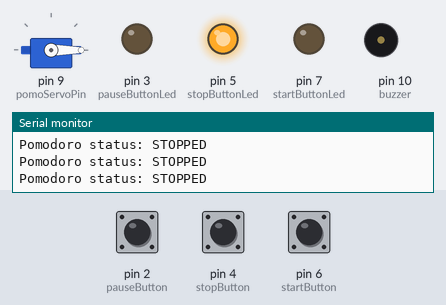
The sketch below on a simulated Arduino Uno, built with avr-gcc and run on an emulated ATmega328P. Parts: servo, output pins drawn as LEDs (lit = HIGH), buzzer (waves = sounding), the last lines printed to the serial monitor. The test bench sets the inputs (shaded band); at power-on: pin 6 (startButton) LOW, pin 2 (pauseButton) LOW, pin 4 (stopButton) LOW.

Above: at 2.8 s.
2.9 s: pin 6 (startButton) pulled HIGH for 1.2 s
At 5.0 s:
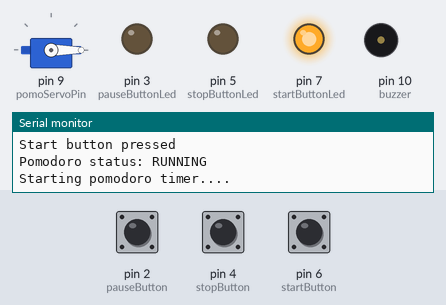
5.6 s: pin 2 (pauseButton) pulled HIGH for 1.2 s
At 7.3 s:
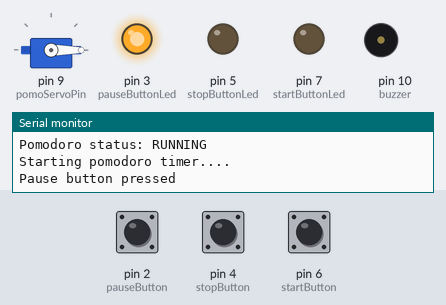
8.3 s: pin 6 (startButton) pulled HIGH for 3.2 s
At 9.4 s:
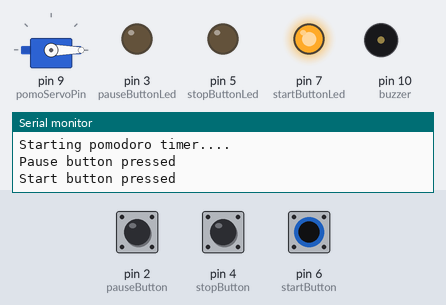
13.0 s: pin 4 (stopButton) pulled HIGH for 1.2 s
At 13.5 s:
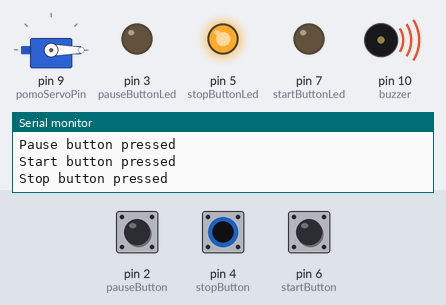
Timing chart, 0 to 16.0 s (numbered marks = the images above; inputs shaded):
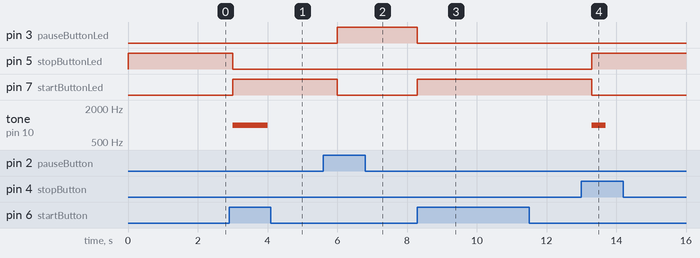

Measured:
- after the input at 2.9 s, pin 5 (stopButtonLed): HIGH → LOW after 0.10 s; pin 7 (startButtonLed): LOW → HIGH after 0.10 s; tone on pin 10 (buzzer): silent → 1000 Hz after 0.10 s, → silent 1.0 s later
- after the input at 5.6 s, pin 3 (pauseButtonLed): LOW → HIGH after 0.40 s; pin 7 (startButtonLed): HIGH → LOW after 0.40 s
- after the input at 8.3 s, pin 3 (pauseButtonLed): HIGH → LOW at once; pin 7 (startButtonLed): LOW → HIGH at once
- after the input at 13.0 s, pin 5 (stopButtonLed): LOW → HIGH after 0.30 s; pin 7 (startButtonLed): HIGH → LOW after 0.30 s; tone on pin 10 (buzzer): silent → 1000 Hz after 0.30 s, → silent 0.40 s later

The sketch:

pomodoro_timer.ino
```cpp
/* Pomodoro Timer
 *  by Thomas Juma <http://www.campfossa.org>
 *
 *  The pomodoro technique is a time management method that uses a timer to break down
 *  work into intervals, traditionally 25 minutes in length, seperated by short breaks.
 *  Each interval is known as a pomodoro.
 *
 *  This timer should allow you to do the following:
 *  1. Start the pomodoro timer
 *  2. Stop the pomodoro timer
 *  3. Pause the pomodoro timer
 *  5. Get notified when a work interval has ended
 *  6. Get notified when a short or long break has ended
 *  7. See the number of pomodoros you've achieved at any time
 *
 */
#include <Servo.h>

// Here we have a servo that should turns a circular top kind of like a clock or timer.
// The servo helps us indicate how far along a pomodoro you are. It should count from 25
// minutes to 0 and then reset back to 0. If we are on a short break it should count from 5 to
// 0 and for the long break it should count from 15 to 0.
Servo pomoServo;

// The pin that the servo signal is connected to
int pomoServoPin = 9;

// The length of one pomodoro work interval (25 minutes by tradition)
int pomodoroLength = 25;

// The length of one short break interval (5 minutes by tradition)
int shortBreakLength = 5;

// The number of pomodoros before taking a long break
int longBreakAfter = 4;

// The length of one long break interval (15 minutes by tradition)
int longBreakLength = 15;

// A counter to keep track of the number of pomodoros achieved and short or long breaks taken
int pomodoros = 0;
int shortBreaks = 0;
int longBreaks = 0;

// How many seconds in a minute. (During testing I would adjust this to make it shorter)
int minuteDuration = 60;

// The timer
int timer = 0;
int minutes = 0;
int breaks = 0;

// Number of servo steps to make per minute
int minuteSteps = 6; // 360 degrees divide by 60

// Position of where the interval timers begin on the circular rotating disc
int pomodoroStart = 0;
int shortBreakStart = 0;
int longBreakStart = 0;

// Pomodoro states (Allows us to pause the timer, stop the timer or reset everything)
int statusStopped = 0;
int statusRunning = 1;
int statusPaused = 11;

int pomodoroStatus = 0;

// Start button
int startButton = 6;
int startButtonLed = 7;

// Pause button
int pauseButton = 2;
int pauseButtonLed = 3;

// Stop button
int stopButton = 4;
int stopButtonLed = 5;

// Buzzer
int buzzer = 10;

void setup() {
  // Attach our servo object to the output pin
  pomoServo.attach(pomoServoPin);

  // Always reset to position 0 when the script starts
  pomoServo.write(0);

  // Initialize the buttons and their leds
  pinMode(startButton, INPUT);
  pinMode(startButtonLed, OUTPUT);

  pinMode(pauseButton, INPUT);
  pinMode(pauseButtonLed, OUTPUT);

  pinMode(stopButton, INPUT);
  pinMode(stopButtonLed, OUTPUT);

  // Initialize the buzzer
  pinMode(buzzer, OUTPUT);

  // Start serial for logging purposes
  Serial.begin(9600);

  // Set the default status of the pomodoro when the device is booted
  pomodoroStatus = statusStopped;
  digitalWrite(stopButtonLed, HIGH);
}

void loop() {
  // Wait for the user to press and hold the start button inorder to start the timer
  // Otherwise display status stopped

  // Start the pomodoro timer in the next loop
  if (digitalRead(startButton) == HIGH) {
    Serial.print("Start button pressed");
    Serial.println();
    setPomodoroStatus(statusRunning);
  }

  // Reset the pomodoro fully
  if (digitalRead(stopButton) == HIGH) {
    Serial.print("Stop button pressed");
    Serial.println();
    resetPomodoro();
  }

  if (pomodoroStatus == statusRunning)
  {
    Serial.print("Pomodoro status: RUNNING");
    Serial.println();

    // Start a pomodoro
    pomodoroTimer();

    breaks++;

    // When a pomodoro is done determine whether to start a short break or long break depending on the number of pomodoros
    // that have been achieved.
    if (breaks <= longBreakAfter)
    {
      shortBreakTimer();
    }
    else
    {
      longBreakTimer();

      // Reset the number of breaks
      breaks = 0;
    }
  }
  else
  {
    Serial.print("Pomodoro status: STOPPED");
    Serial.println();
    delay(1000);
  }
}

// Times a pomodoro interval (Traditionally 25 minutes)
void pomodoroTimer() {
  playBuzzer(1);

  Serial.print("Starting pomodoro timer....");
  Serial.println();

  // Reset the servo to pomodoro timer starting position
  pomoServo.write(pomodoroStart);

  // Reset the timer
  resetTimer();

  do
  {
    // Check if pause button is pressed
    if (digitalRead(pauseButton) == HIGH) {
      Serial.print("Pause button pressed");
      Serial.println();
      setPomodoroStatus(statusPaused);
    }

    // Check if stop button is pressed
    if (digitalRead(stopButton) == HIGH) {
      Serial.print("Stop button pressed");
      Serial.println();
      setPomodoroStatus(statusStopped);
      break;
    }

    // Count every second
    delay(1000);
    timer++;

    // Every 60 seconds update the minutes
    if (timer == minuteDuration) {
      minutes = minutes + 1;

      Serial.print(minutes);
      Serial.print(" minutes passed");
      Serial.println();

      pomoServo.write(minutes * minuteSteps);
      timer = 0;
    }
  }
  while(minutes < pomodoroLength);

  // Increment the number of pomodoroes
  pomodoros++;
}

// Times a short break interval (Traditionally 5 minutes)
void shortBreakTimer() {
  playBuzzer(2);

  Serial.print("Starting short break timer....");
  Serial.println();

  // Reset the timer
  resetTimer();

  // Reset the servo to pomodoro timer starting position
  pomoServo.write(shortBreakStart);

  do
  {
    // Check if pause button is pressed
    if (digitalRead(pauseButton) == HIGH) {
      Serial.print("Pause button pressed");
      Serial.println();
      setPomodoroStatus(statusPaused);
    }

    // Check if stop button is pressed
    if (digitalRead(stopButton) == HIGH) {
      Serial.print("Stop button pressed");
      Serial.println();
      setPomodoroStatus(statusStopped);
      break;
    }

    // Count every second
    delay(1000);
    timer++;

    // Every 60 seconds update the minutes
    if (timer == minuteDuration) {
      minutes = minutes + 1;

      Serial.print(minutes);
      Serial.print(" short break minutes passed");
      Serial.println();

      pomoServo.write(minutes * minuteSteps);
      timer = 0;
    }
  }
  while(minutes < shortBreakLength);

  // Increment the number of short breaks
  shortBreaks++;
}

// Times a long break interval (Traditionally 15 minutes)
void longBreakTimer() {
  playBuzzer(3);

  Serial.print("Starting long break timer....");
  Serial.println();

  // Reset the timer
  resetTimer();

  // Reset the servo to pomodoro timer starting position
  pomoServo.write(longBreakStart);

  do
  {
    // Check if pause button is pressed
    if (digitalRead(pauseButton) == HIGH) {
      Serial.print("Pause button pressed");
      Serial.println();
      setPomodoroStatus(statusPaused);
    }

    // Check if stop button is pressed
    if (digitalRead(stopButton) == HIGH) {
      Serial.print("Stop button pressed");
      Serial.println();
      setPomodoroStatus(statusStopped);
      break;
    }

    // Count every second
    delay(1000);
    timer++;

    // Every 60 seconds update the minutes
    if (timer == minuteDuration) {
      minutes = minutes + 1;

      Serial.print(minutes);
      Serial.print(" long break minutes passed");
      Serial.println();

      pomoServo.write(minutes * minuteSteps);
      timer = 0;
    }
  }
  while(minutes < longBreakLength);

  // Increment the number of long breaks
  longBreaks++;
}

void setPomodoroStatus(int pomStatus)
{
  if (pomStatus == statusRunning) {
    pomodoroStatus = statusRunning;
    digitalWrite(startButtonLed, HIGH);
    digitalWrite(stopButtonLed, LOW);
    digitalWrite(pauseButtonLed, LOW);
  }
  else if (pomStatus == statusPaused) {
    pomodoroStatus = statusPaused;
    digitalWrite(startButtonLed, LOW);
    digitalWrite(stopButtonLed, LOW);
    digitalWrite(pauseButtonLed, HIGH);
    pauseTimer();
  }
  else {
    pomodoroStatus = statusStopped;
    digitalWrite(startButtonLed, LOW);
    digitalWrite(stopButtonLed, HIGH);
    digitalWrite(pauseButtonLed, LOW);
  }
}

// Pauses the timer (e.g. When someone needs to take a bathroom break or there is some other interferance)
void pauseTimer()
{
  pomodoroStatus = statusPaused;
  do
  {
    if (digitalRead(startButton) == HIGH) {
      Serial.print("Start button pressed");
      Serial.println();
      setPomodoroStatus(statusRunning);
    }
  }
  while(pomodoroStatus == statusPaused);
}

void playBuzzer(int times)
{
  if (times == 1)
  {
    tone(buzzer, 1000); // Send 1KHz sound signal
    delay(1000);
    noTone(buzzer); // Stop sound
  }
  else {
    for (int i = 1; i <= times; i++)
    {
      tone(buzzer, 1000); // Send 1KHz sound signal
      delay(200);
      noTone(buzzer); // Stop sound
    }
  }
}

// Reset the number of timer and minutes to zero (e.g. Jumping between breaks and the pomodoro)
void resetTimer()
{
  timer = 0;
  minutes = 0;
}

// Full reset of the pomodoro back to 0
void resetPomodoro()
{
  timer = 0;
  minutes = 0;
  breaks = 0;
  pomodoros = 0;
  shortBreaks = 0;
  longBreaks = 0;
  pomoServo.write(0);
}
```
